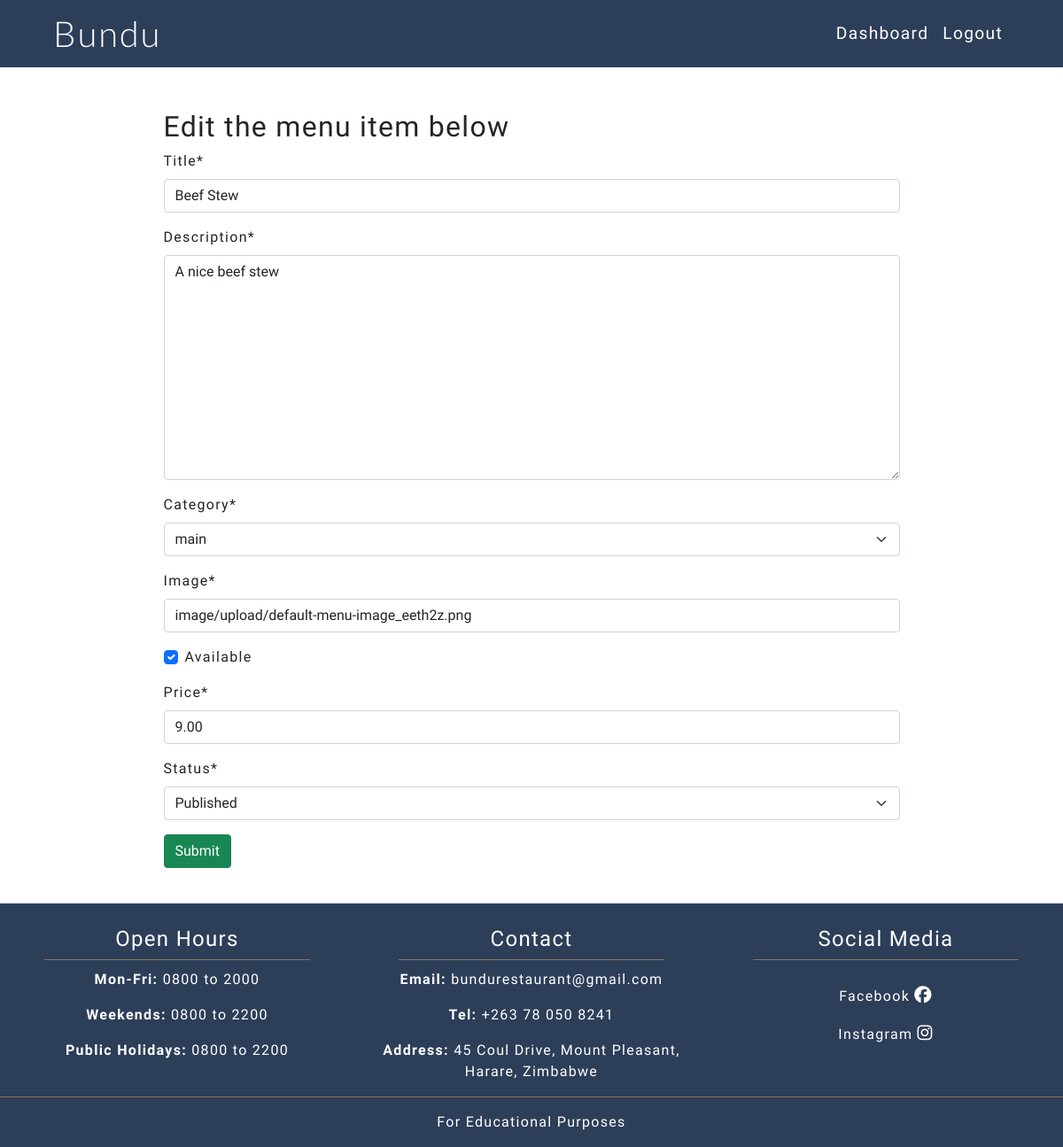
Screenshot of /menu/edit_menu_item/9/ (signed in) with the database file from the repository.
### menu/models.py (models this page shows, shortened)
class MenuItem(models.Model):
    title = models.CharField(max_length=200, unique=True)
    featured_image = CloudinaryField(
        'image', default='default-menu-image_eeth2z.png'
        )
    description = models.TextField(default='Menu item description')
    available = models.BooleanField(default=True)
    price = models.DecimalField(
        null=True, max_digits=4, decimal_places=2, default='00.00'
        )
    category = models.CharField(
        choices=MENU_CATEGORIES, default='main', max_length=7
        )
    status = models.IntegerField(choices=STATUS, default=0)

### menu/views.py (the view, shortened to what this page needs)
def edit_menu_item(request, pk):
    item_instance = get_object_or_404(MenuItem, id=pk)
    if request.user.is_staff:
        form = MenuItemForm(instance=item_instance)
        heading = 'Edit the menu item below'
        context = {
                'form': form,
                'heading': heading,
                }
        return render(request, "add_item.html", context)
    else:
        messages.warning(
            request,
            ('You are not authorized to view this page')
            )
        return redirect('home')

### menu/forms.py
class MenuItemForm(ModelForm):
    class Meta:
        model = MenuItem
        fields = (
            'title',
            'description',
            'category',
            'featured_image',
            'available',
            'price',
            'status'
        )

### menu/templates/add_item.html (shortened to what this page needs)
{% extends "base.html" %}
{% load crispy_forms_tags %}
{% block content %}
<div class="fill-screen container">
    <div class="row">
        <div class="col-lg-9 col-12 below-nav pt-5 mx-auto">
            <h2>{{ heading }}</h2>
            <div class="form-group">
                <form method="POST" enctype="multipart/form-data">
                    {{ form|crispy }}
                    <input class="btn btn-success" type="submit" name="submit">
                </form>
            </div>
        </div>
    </div>
</div>
{% endblock %}

### static/css/style.css (style rules this page uses)
body { font-family: "PT Sans", "sans-serif"; letter-spacing: 1.3px; }
.fill-screen { min-height: calc(100vh - 325px); }
.below-nav { margin-top: 76px; }
html { scroll-padding-top: 5rem; }
form { margin-bottom: 40px; }

### rows the page displays
MenuItem: title "Beef Stew", description "A nice beef stew", category "main", featured_image "image/upload/default-menu-image_eeth2z.png", available "☑", price "9.00", status "Published"

### other values shown
{{ heading }} "Edit the menu item below"
